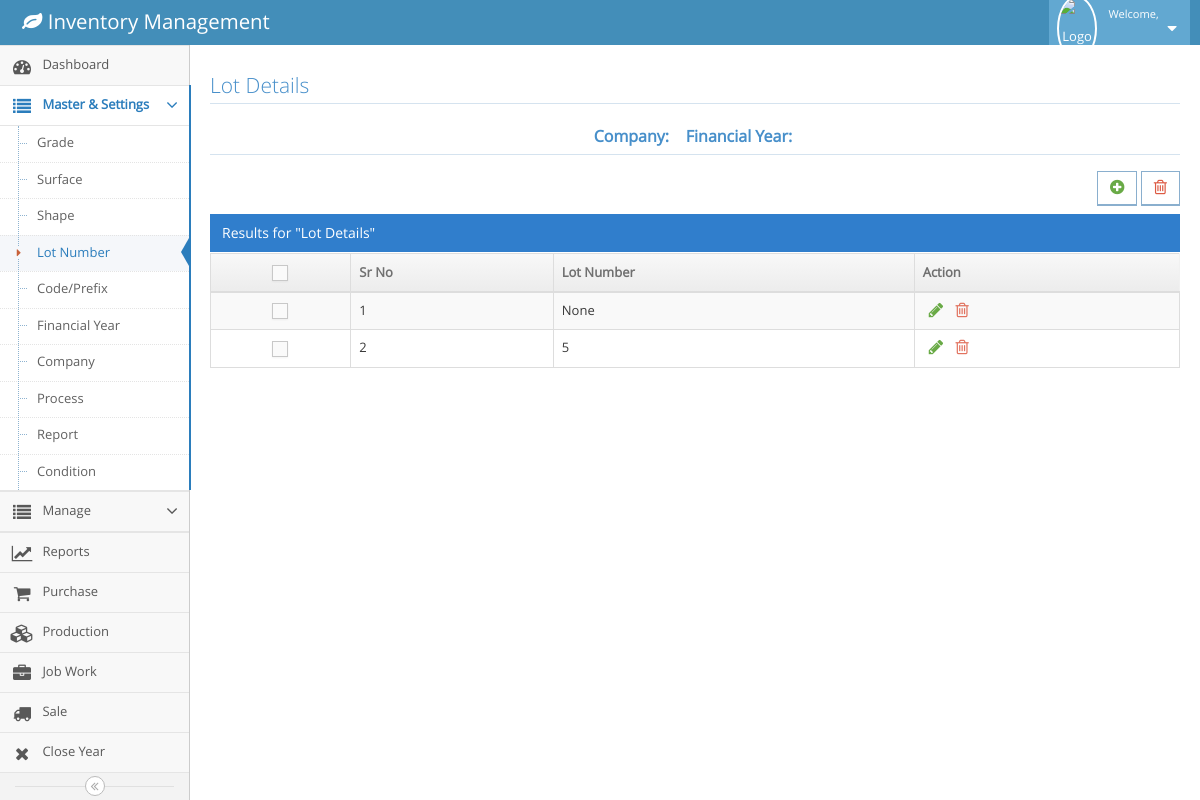
/lot.php (signed in), run on an earlier commit of the app's database.
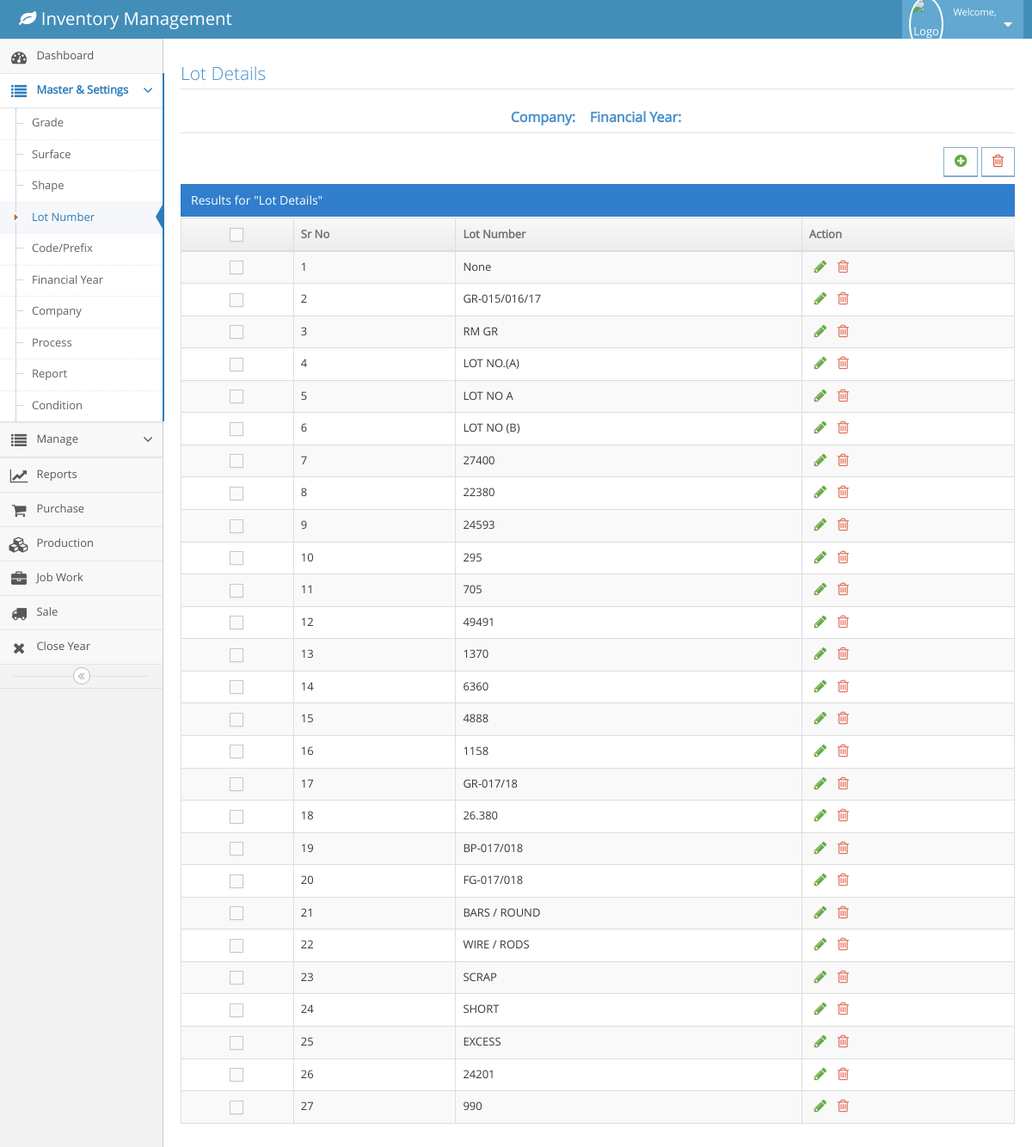
And on a later commit of the database.
### tables this page shows
CREATE TABLE `lotno` (
  `id` int(11) NOT NULL,
  `lotNo` varchar(500) NOT NULL,
  `fyId` int(11) NOT NULL,
  `companyId` int(11) NOT NULL,
  `createdOn` timestamp NOT NULL DEFAULT CURRENT_TIMESTAMP
);

### lot.php (the view, shortened to what this page needs)
<!DOCTYPE html>
<?php
  include('config.php');
  $fy=$_SESSION['fy'];
  $company=$_SESSION['cname'];
?>
<html lang="en">
	<head>
		<link rel="stylesheet" href="assets/css/bootstrap.min.css" />
		<link rel="stylesheet" href="assets/font-awesome/4.5.0/css/font-awesome.min.css" />
		<link rel="stylesheet" href="assets/css/ace.min.css" class="ace-main-stylesheet" id="main-ace-style" />
		<link rel="stylesheet" href="assets/css/ace-skins.min.css" />
		<link rel="stylesheet" href="assets/css/ace-rtl.min.css" />
		<link rel="stylesheet" href="assets/css/jquery-confirm.css" />
	</head>
	<body class="no-skin">
		<?php include('navbar.php') ?>
		<div class="main-container ace-save-state" id="main-container">
			<?php include('menubar.php') ?>
			<div class="main-content">
				<div class="main-content-inner">
					<div class="page-content">
								<div class="row">
									<div class="col-xs-12">
										<h3 class="header smaller lighter blue">Lot Details</h3>
										<h5 class="header blue lighter bigger" align="center">
												<b>Company:&nbsp; <?php echo $company ?>  &nbsp;
												Financial Year:&nbsp; <?php echo $fy ?> </b>
											</h5>
										<div class="clearfix">
											<div class="pull-right tableTools-container">
												<div class="btn btn-white btn-primary btn-bold">
													<a class="blue" href="#" data-toggle="tooltip" title="Add" id="myBtn" class="btn btn-primary btn-lg" data-toggle="modal" data-target="#myModal">
														<i class="ace-icon fa fa-plus-circle bigger-120 green"></i>
													</a>
												</div>
												<div class="btn btn-white btn-primary btn-bold">
													<a class="blue" href="" data-toggle="tooltip" title="Delete">
														<i class="ace-icon fa fa-trash-o bigger-120 red"></i>
													</a>
												</div>
											</div>
										</div>
										<div class="table-header">
											Results for "Lot Details"
										</div>
										<div>
											<table id="dynamic-table" class="table table-striped table-bordered table-hover">
												<thead>
													<tr>
														<th class="center">
															<label class="pos-rel">
																<span class="lbl"></span>
															</label>
														</th>
														<th>Sr No</th>
														<th>Lot Number</th>
														<th>Action</th>
													</tr>
												</thead>
												<tbody>
													<?php
									            		$query=mysqli_query($conn,"select * from lotno");
															$count=0;
															while($row=mysqli_fetch_array($query))
															{
																$count++;
																$id=$row['id'];
																$lotno=$row['lotNo'];
															?>
													<tr>
														<td class="center">
															<label class="pos-rel">
																<span class="lbl"></span>
															</label>
														</td>
														<td><?php echo $count;?></td>
														<td class="editableColumns" id="<?php echo $id;?>">
															<?php echo $lotno;?>
														</td>
														<td>
															<div class="hidden-sm hidden-xs action-buttons">
																<button class="green" style="background-color: Transparent; border: none;outline:none;" data-toggle="tooltip" title="Edit">
																	<i class="ace-icon fa fa-pencil bigger-130"></i>
																</button>
																<a class="red" data-toggle="tooltip" title="Delete" href="deletelot.php?id=<?php echo $id;?>">
																	<i class="ace-icon fa fa-trash-o bigger-130"></i>
																</a>
															</div>
														</td>
													</tr>
													<?php
													}
												?>
													</tbody>
												</table>
											</div>
										</div>
									</div>
							</div>
						</div>
					</div>
		</div>
	</body>
</html>

What changed in the data, as far as the page shows it:
removed lotno: lotNo "5"
added lotno: lotNo "GR-015/016/17"
added lotno: lotNo "RM GR"
added lotno: lotNo "LOT NO.(A)"
added lotno: lotNo "LOT NO A"
added lotno: lotNo "LOT NO (B)"
added lotno: lotNo "27400"
added lotno: lotNo "22380"
added lotno: lotNo "24593"
added lotno: lotNo "295"
added lotno: lotNo "705"
added lotno: lotNo "49491"
added lotno: lotNo "1370"
added lotno: lotNo "6360"
added lotno: lotNo "4888"
added lotno: lotNo "1158"
added lotno: lotNo "GR-017/18"
added lotno: lotNo "26.380"
added lotno: lotNo "BP-017/018"
added lotno: lotNo "FG-017/018"
added lotno: lotNo "BARS / ROUND"
added lotno: lotNo "WIRE / RODS"
added lotno: lotNo "SCRAP"
added lotno: lotNo "SHORT"
added lotno: lotNo "EXCESS"
added lotno: lotNo "24201"
added lotno: lotNo "990"
